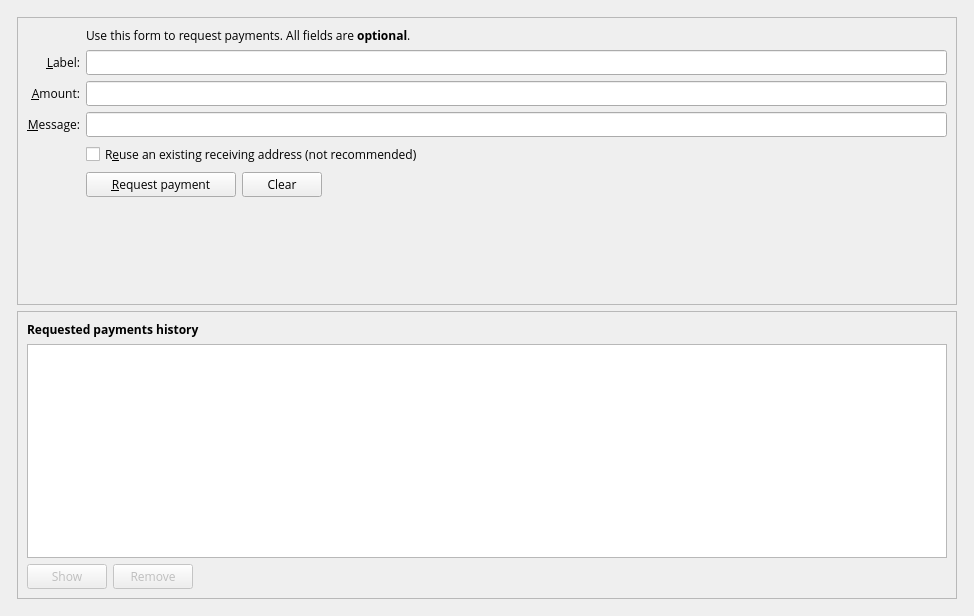
<?xml version="1.0" encoding="UTF-8"?>
<ui version="4.0">
 <class>ReceiveCoinsDialog</class>
 <widget class="QWidget" name="ReceiveCoinsDialog">
  <property name="geometry">
   <rect>
    <x>0</x>
    <y>0</y>
    <width>974</width>
    <height>616</height>
   </rect>
  </property>
  <layout class="QVBoxLayout" name="verticalLayout" stretch="0">
   <item>
    <layout class="QVBoxLayout" name="verticalLayout_Master" stretch="0,1">
     <property name="spacing">
      <number>0</number>
     </property>
     <item>
      <widget class="QFrame" name="frame_Header">
       <layout class="QVBoxLayout" name="verticalLayout_8">
        <property name="leftMargin">
         <number>0</number>
        </property>
        <property name="topMargin">
         <number>0</number>
        </property>
        <property name="rightMargin">
         <number>0</number>
        </property>
        <property name="bottomMargin">
         <number>0</number>
        </property>
        <item>
         <layout class="QHBoxLayout" name="horizontalLayout_Header"/>
        </item>
       </layout>
      </widget>
     </item>
     <item>
      <widget class="QFrame" name="frame_BG">
       <layout class="QVBoxLayout" name="verticalLayout_5">
        <property name="leftMargin">
         <number>6</number>
        </property>
        <property name="topMargin">
         <number>6</number>
        </property>
        <property name="rightMargin">
         <number>6</number>
        </property>
        <property name="bottomMargin">
         <number>6</number>
        </property>
        <item>
         <widget class="QFrame" name="frame2">
          <property name="sizePolicy">
           <sizepolicy hsizetype="Preferred" vsizetype="Expanding">
            <horstretch>0</horstretch>
            <verstretch>0</verstretch>
           </sizepolicy>
          </property>
          <property name="frameShape">
           <enum>QFrame::StyledPanel</enum>
          </property>
          <property name="frameShadow">
           <enum>QFrame::Sunken</enum>
          </property>
          <layout class="QVBoxLayout" name="verticalLayout_3">
           <item>
            <layout class="QGridLayout" name="gridLayout">
             <item row="7" column="2">
              <widget class="QCheckBox" name="reuseAddress">
               <property name="font">
                <font>
                 <family>Open Sans</family>
                </font>
               </property>
               <property name="toolTip">
                <string>Reuse one of the previously used receiving addresses.&lt;br&gt;Reusing addresses has security and privacy issues.&lt;br&gt;Do not use this unless re-generating a payment request made before.</string>
               </property>
               <property name="text">
                <string>R&amp;euse an existing receiving address (not recommended)</string>
               </property>
              </widget>
             </item>
             <item row="7" column="0">
              <widget class="QLabel" name="label_4">
               <property name="text">
                <string/>
               </property>
              </widget>
             </item>
             <item row="6" column="0">
              <widget class="QLabel" name="label_3">
               <property name="font">
                <font>
                 <family>Open Sans</family>
                </font>
               </property>
               <property name="toolTip">
                <string>An optional message to attach to the payment request, which will be displayed when the request is opened. Note: The message will not be sent with the payment over the CANNABITS network.</string>
               </property>
               <property name="text">
                <string>&amp;Message:</string>
               </property>
               <property name="alignment">
                <set>Qt::AlignRight|Qt::AlignTrailing|Qt::AlignVCenter</set>
               </property>
               <property name="buddy">
                <cstring>reqMessage</cstring>
               </property>
              </widget>
             </item>
             <item row="4" column="2">
              <widget class="QLineEdit" name="reqLabel">
               <property name="font">
                <font>
                 <family>Open Sans</family>
                </font>
               </property>
               <property name="toolTip">
                <string>An optional label to associate with the new receiving address.</string>
               </property>
              </widget>
             </item>
             <item row="6" column="2">
              <widget class="QLineEdit" name="reqMessage">
               <property name="font">
                <font>
                 <family>Open Sans</family>
                </font>
               </property>
               <property name="toolTip">
                <string>An optional message to attach to the payment request, which will be displayed when the request is opened.&lt;br&gt;Note: The message will not be sent with the payment over the CANNABITS network.</string>
               </property>
              </widget>
             </item>
             <item row="2" column="2">
              <widget class="QLabel" name="label_5">
               <property name="font">
                <font>
                 <family>Open Sans</family>
                </font>
               </property>
               <property name="text">
                <string>Use this form to request payments. All fields are &lt;b&gt;optional&lt;/b&gt;.</string>
               </property>
              </widget>
             </item>
             <item row="4" column="0">
              <widget class="QLabel" name="label_2">
               <property name="font">
                <font>
                 <family>Open Sans</family>
                </font>
               </property>
               <property name="toolTip">
                <string>An optional label to associate with the new receiving address.</string>
               </property>
               <property name="text">
                <string>&amp;Label:</string>
               </property>
               <property name="alignment">
                <set>Qt::AlignRight|Qt::AlignTrailing|Qt::AlignVCenter</set>
               </property>
               <property name="buddy">
                <cstring>reqLabel</cstring>
               </property>
              </widget>
             </item>
             <item row="5" column="0">
              <widget class="QLabel" name="label">
               <property name="font">
                <font>
                 <family>Open Sans</family>
                </font>
               </property>
               <property name="toolTip">
                <string>An optional amount to request. Leave this empty or zero to not request a specific amount.</string>
               </property>
               <property name="text">
                <string>&amp;Amount:</string>
               </property>
               <property name="alignment">
                <set>Qt::AlignRight|Qt::AlignTrailing|Qt::AlignVCenter</set>
               </property>
               <property name="buddy">
                <cstring>reqAmount</cstring>
               </property>
              </widget>
             </item>
             <item row="5" column="2">
              <widget class="BitcoinAmountField" name="reqAmount">
               <property name="minimumSize">
                <size>
                 <width>80</width>
                 <height>0</height>
                </size>
               </property>
               <property name="font">
                <font>
                 <family>Open Sans</family>
                </font>
               </property>
               <property name="toolTip">
                <string>An optional amount to request. Leave this empty or zero to not request a specific amount.</string>
               </property>
              </widget>
             </item>
             <item row="8" column="0">
              <widget class="QLabel" name="label_7">
               <property name="text">
                <string/>
               </property>
              </widget>
             </item>
             <item row="8" column="2">
              <layout class="QHBoxLayout" name="horizontalLayout">
               <item>
                <widget class="QPushButton" name="receiveButton">
                 <property name="minimumSize">
                  <size>
                   <width>150</width>
                   <height>0</height>
                  </size>
                 </property>
                 <property name="font">
                  <font>
                   <family>Open Sans</family>
                  </font>
                 </property>
                 <property name="text">
                  <string>&amp;Request payment</string>
                 </property>
                 <property name="icon">
                  <iconset resource="../cannabits.qrc">
                   <normaloff>:/icons/receiving_addresses</normaloff>:/icons/receiving_addresses</iconset>
                 </property>
                </widget>
               </item>
               <item>
                <widget class="QPushButton" name="clearButton">
                 <property name="sizePolicy">
                  <sizepolicy hsizetype="Minimum" vsizetype="Fixed">
                   <horstretch>0</horstretch>
                   <verstretch>0</verstretch>
                  </sizepolicy>
                 </property>
                 <property name="font">
                  <font>
                   <family>Open Sans</family>
                  </font>
                 </property>
                 <property name="toolTip">
                  <string>Clear all fields of the form.</string>
                 </property>
                 <property name="text">
                  <string>Clear</string>
                 </property>
                 <property name="icon">
                  <iconset resource="../cannabits.qrc">
                   <normaloff>:/icons/remove</normaloff>:/icons/remove</iconset>
                 </property>
                 <property name="autoDefault">
                  <bool>false</bool>
                 </property>
                </widget>
               </item>
               <item>
                <spacer name="horizontalSpacer">
                 <property name="orientation">
                  <enum>Qt::Horizontal</enum>
                 </property>
                 <property name="sizeHint" stdset="0">
                  <size>
                   <width>40</width>
                   <height>20</height>
                  </size>
                 </property>
                </spacer>
               </item>
              </layout>
             </item>
             <item row="9" column="2">
              <spacer name="verticalSpacer">
               <property name="orientation">
                <enum>Qt::Vertical</enum>
               </property>
               <property name="sizeHint" stdset="0">
                <size>
                 <width>20</width>
                 <height>40</height>
                </size>
               </property>
              </spacer>
             </item>
            </layout>
           </item>
          </layout>
         </widget>
        </item>
        <item>
         <widget class="QFrame" name="frame">
          <property name="sizePolicy">
           <sizepolicy hsizetype="Preferred" vsizetype="Expanding">
            <horstretch>0</horstretch>
            <verstretch>0</verstretch>
           </sizepolicy>
          </property>
          <property name="frameShape">
           <enum>QFrame::StyledPanel</enum>
          </property>
          <property name="frameShadow">
           <enum>QFrame::Raised</enum>
          </property>
          <layout class="QVBoxLayout" name="verticalLayout_2">
           <item>
            <widget class="QLabel" name="label_6">
             <property name="font">
              <font>
               <family>Open Sans</family>
               <weight>75</weight>
               <bold>true</bold>
              </font>
             </property>
             <property name="text">
              <string>Requested payments history</string>
             </property>
            </widget>
           </item>
           <item>
            <widget class="QTableView" name="recentRequestsView">
             <property name="palette">
              <palette>
               <active>
                <colorrole role="Text">
                 <brush brushstyle="SolidPattern">
                  <color alpha="255">
                   <red>51</red>
                   <green>51</green>
                   <blue>51</blue>
                  </color>
                 </brush>
                </colorrole>
               </active>
               <inactive>
                <colorrole role="Text">
                 <brush brushstyle="SolidPattern">
                  <color alpha="255">
                   <red>51</red>
                   <green>51</green>
                   <blue>51</blue>
                  </color>
                 </brush>
                </colorrole>
               </inactive>
               <disabled>
                <colorrole role="Text">
                 <brush brushstyle="SolidPattern">
                  <color alpha="255">
                   <red>85</red>
                   <green>85</green>
                   <blue>85</blue>
                  </color>
                 </brush>
                </colorrole>
               </disabled>
              </palette>
             </property>
             <property name="contextMenuPolicy">
              <enum>Qt::CustomContextMenu</enum>
             </property>
             <property name="tabKeyNavigation">
              <bool>false</bool>
             </property>
             <property name="sortingEnabled">
              <bool>true</bool>
             </property>
            </widget>
           </item>
           <item>
            <layout class="QHBoxLayout" name="horizontalLayout_2">
             <item>
              <widget class="QPushButton" name="showRequestButton">
               <property name="enabled">
                <bool>false</bool>
               </property>
               <property name="font">
                <font>
                 <family>Open Sans</family>
                </font>
               </property>
               <property name="toolTip">
                <string>Show the selected request (does the same as double clicking an entry)</string>
               </property>
               <property name="text">
                <string>Show</string>
               </property>
               <property name="icon">
                <iconset resource="../cannabits.qrc">
                 <normaloff>:/icons/edit</normaloff>:/icons/edit</iconset>
               </property>
               <property name="autoDefault">
                <bool>false</bool>
               </property>
              </widget>
             </item>
             <item>
              <widget class="QPushButton" name="removeRequestButton">
               <property name="enabled">
                <bool>false</bool>
               </property>
               <property name="font">
                <font>
                 <family>Open Sans</family>
                </font>
               </property>
               <property name="toolTip">
                <string>Remove the selected entries from the list</string>
               </property>
               <property name="text">
                <string>Remove</string>
               </property>
               <property name="icon">
                <iconset resource="../cannabits.qrc">
                 <normaloff>:/icons/remove</normaloff>:/icons/remove</iconset>
               </property>
               <property name="autoDefault">
                <bool>false</bool>
               </property>
              </widget>
             </item>
             <item>
              <spacer name="horizontalSpacer_2">
               <property name="orientation">
                <enum>Qt::Horizontal</enum>
               </property>
               <property name="sizeHint" stdset="0">
                <size>
                 <width>40</width>
                 <height>20</height>
                </size>
               </property>
              </spacer>
             </item>
            </layout>
           </item>
          </layout>
         </widget>
        </item>
       </layout>
      </widget>
     </item>
    </layout>
   </item>
  </layout>
 </widget>
 <customwidgets>
  <customwidget>
   <class>BitcoinAmountField</class>
   <extends>QLineEdit</extends>
   <header>bitcoinamountfield.h</header>
   <container>1</container>
  </customwidget>
 </customwidgets>
 <tabstops>
  <tabstop>reqLabel</tabstop>
  <tabstop>reqAmount</tabstop>
  <tabstop>reqMessage</tabstop>
  <tabstop>reuseAddress</tabstop>
  <tabstop>receiveButton</tabstop>
  <tabstop>clearButton</tabstop>
  <tabstop>recentRequestsView</tabstop>
  <tabstop>showRequestButton</tabstop>
  <tabstop>removeRequestButton</tabstop>
 </tabstops>
 <resources>
  <include location="../cannabits.qrc"/>
 </resources>
 <connections/>
</ui>
